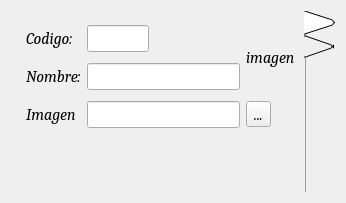
<?xml version="1.0" encoding="UTF-8"?>
<ui version="4.0">
 <class>FormArticuloTipo</class>
 <widget class="QWidget" name="FormArticuloTipo">
  <property name="geometry">
   <rect>
    <x>0</x>
    <y>0</y>
    <width>346</width>
    <height>203</height>
   </rect>
  </property>
  <property name="font">
   <font>
    <family>Cambria</family>
    <pointsize>12</pointsize>
    <italic>true</italic>
   </font>
  </property>
  <property name="windowTitle">
   <string>Form</string>
  </property>
  <property name="styleSheet">
   <string notr="true"/>
  </property>
  <layout class="QFormLayout" name="formLayout">
   <property name="fieldGrowthPolicy">
    <enum>QFormLayout::AllNonFixedFieldsGrow</enum>
   </property>
   <item row="0" column="0">
    <spacer name="horizontalSpacer_3">
     <property name="orientation">
      <enum>Qt::Horizontal</enum>
     </property>
     <property name="sizeHint" stdset="0">
      <size>
       <width>80</width>
       <height>20</height>
      </size>
     </property>
    </spacer>
   </item>
   <item row="0" column="1">
    <widget class="QTabWidget" name="tabWidget">
     <property name="font">
      <font>
       <family>Cambria</family>
       <pointsize>12</pointsize>
       <weight>50</weight>
       <italic>true</italic>
       <bold>false</bold>
      </font>
     </property>
     <property name="autoFillBackground">
      <bool>false</bool>
     </property>
     <property name="tabPosition">
      <enum>QTabWidget::East</enum>
     </property>
     <property name="tabShape">
      <enum>QTabWidget::Triangular</enum>
     </property>
     <property name="currentIndex">
      <number>0</number>
     </property>
     <property name="elideMode">
      <enum>Qt::ElideMiddle</enum>
     </property>
     <property name="usesScrollButtons">
      <bool>true</bool>
     </property>
     <property name="documentMode">
      <bool>true</bool>
     </property>
     <property name="tabsClosable">
      <bool>false</bool>
     </property>
     <property name="movable">
      <bool>false</bool>
     </property>
     <widget class="QWidget" name="tab">
      <attribute name="icon">
       <iconset resource="../Recursos.qrc">
        <normaloff>:/Imagenes/iconos/add.png</normaloff>:/Imagenes/iconos/add.png</iconset>
      </attribute>
      <attribute name="title">
       <string/>
      </attribute>
      <layout class="QHBoxLayout" name="horizontalLayout_2">
       <item>
        <layout class="QGridLayout" name="gridLayout_2">
         <item row="3" column="1">
          <spacer name="verticalSpacer">
           <property name="orientation">
            <enum>Qt::Vertical</enum>
           </property>
           <property name="sizeType">
            <enum>QSizePolicy::Fixed</enum>
           </property>
           <property name="sizeHint" stdset="0">
            <size>
             <width>20</width>
             <height>10</height>
            </size>
           </property>
          </spacer>
         </item>
         <item row="0" column="3" rowspan="2" colspan="2">
          <widget class="QLabel" name="imagenlabel">
           <property name="text">
            <string>imagen</string>
           </property>
          </widget>
         </item>
         <item row="0" column="1">
          <widget class="QLineEdit" name="codigo">
           <property name="inputMethodHints">
            <set>Qt::ImhNone</set>
           </property>
           <property name="readOnly">
            <bool>true</bool>
           </property>
          </widget>
         </item>
         <item row="2" column="0">
          <widget class="QLabel" name="label_3">
           <property name="text">
            <string>Imagen</string>
           </property>
          </widget>
         </item>
         <item row="0" column="0">
          <widget class="QLabel" name="label">
           <property name="text">
            <string>Codigo:</string>
           </property>
          </widget>
         </item>
         <item row="1" column="0">
          <widget class="QLabel" name="label_2">
           <property name="text">
            <string>Nombre:</string>
           </property>
          </widget>
         </item>
         <item row="1" column="1" colspan="2">
          <widget class="QLineEdit" name="nombre">
           <property name="inputMethodHints">
            <set>Qt::ImhFormattedNumbersOnly</set>
           </property>
          </widget>
         </item>
         <item row="0" column="2">
          <spacer name="horizontalSpacer">
           <property name="orientation">
            <enum>Qt::Horizontal</enum>
           </property>
           <property name="sizeType">
            <enum>QSizePolicy::Fixed</enum>
           </property>
           <property name="sizeHint" stdset="0">
            <size>
             <width>85</width>
             <height>20</height>
            </size>
           </property>
          </spacer>
         </item>
         <item row="2" column="3" colspan="2">
          <widget class="QToolButton" name="BotonArchivo">
           <property name="text">
            <string>...</string>
           </property>
          </widget>
         </item>
         <item row="4" column="0" colspan="5">
          <layout class="QHBoxLayout" name="horizontalLayout">
           <item>
            <widget class="QPushButton" name="guardar">
             <property name="text">
              <string/>
             </property>
             <property name="icon">
              <iconset resource="../Recursos.qrc">
               <normaloff>:/Imagenes/iconos/guardar.png</normaloff>:/Imagenes/iconos/guardar.png</iconset>
             </property>
             <property name="iconSize">
              <size>
               <width>40</width>
               <height>40</height>
              </size>
             </property>
             <property name="autoDefault">
              <bool>false</bool>
             </property>
             <property name="flat">
              <bool>true</bool>
             </property>
            </widget>
           </item>
           <item>
            <widget class="QPushButton" name="modificar">
             <property name="text">
              <string/>
             </property>
             <property name="icon">
              <iconset resource="../Recursos.qrc">
               <normaloff>:/Imagenes/iconos/editar.png</normaloff>:/Imagenes/iconos/editar.png</iconset>
             </property>
             <property name="iconSize">
              <size>
               <width>40</width>
               <height>40</height>
              </size>
             </property>
             <property name="autoDefault">
              <bool>false</bool>
             </property>
             <property name="default">
              <bool>false</bool>
             </property>
             <property name="flat">
              <bool>true</bool>
             </property>
            </widget>
           </item>
           <item>
            <widget class="QPushButton" name="eliminar">
             <property name="text">
              <string/>
             </property>
             <property name="icon">
              <iconset resource="../Recursos.qrc">
               <normaloff>:/Imagenes/iconos/delete.png</normaloff>:/Imagenes/iconos/delete.png</iconset>
             </property>
             <property name="iconSize">
              <size>
               <width>40</width>
               <height>40</height>
              </size>
             </property>
             <property name="flat">
              <bool>true</bool>
             </property>
            </widget>
           </item>
          </layout>
         </item>
         <item row="2" column="1" colspan="2">
          <widget class="QLineEdit" name="imagen">
           <property name="readOnly">
            <bool>true</bool>
           </property>
          </widget>
         </item>
        </layout>
       </item>
      </layout>
     </widget>
     <widget class="QWidget" name="tab_2">
      <attribute name="icon">
       <iconset resource="../Recursos.qrc">
        <normaloff>:/Imagenes/iconos/delete.png</normaloff>:/Imagenes/iconos/delete.png</iconset>
      </attribute>
      <attribute name="title">
       <string/>
      </attribute>
     </widget>
    </widget>
   </item>
  </layout>
 </widget>
 <resources>
  <include location="../Recursos.qrc"/>
 </resources>
 <connections/>
</ui>
